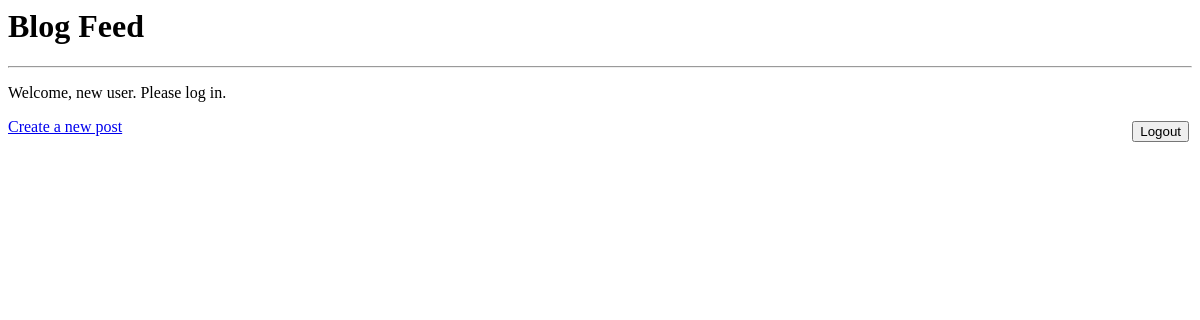
The app's page /blog/blogfeed/, older data.
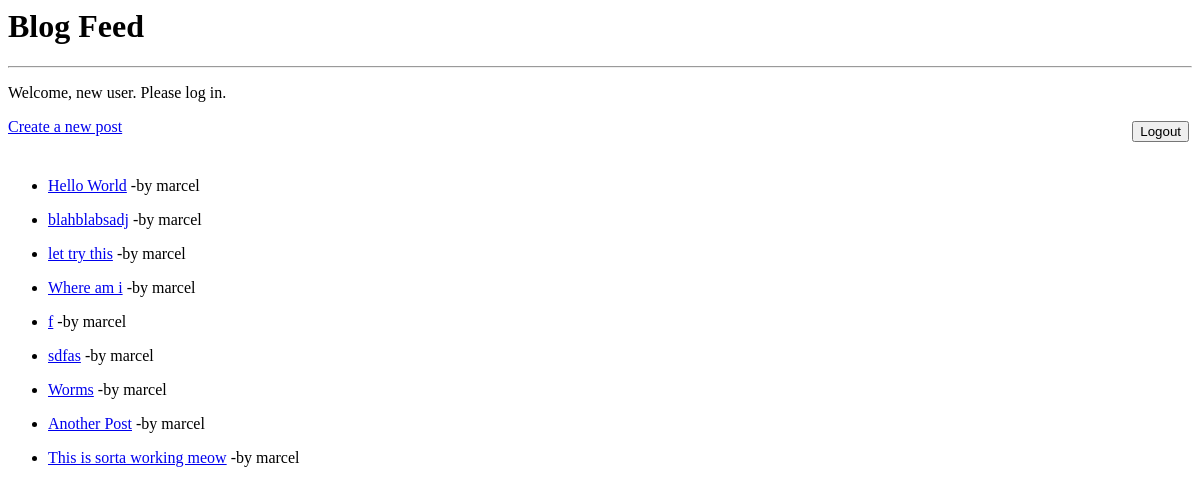
The same page, newer data.
### blog/models.py (models this page shows, shortened)
class BlogPost(models.Model):
    user = models.ForeignKey(User)
    title = models.CharField(max_length=100)
    body = models.TextField()
    timestamp = models.DateTimeField(auto_now=True)

### blog/views.py (the view)
def blogfeed(request):
    posts = BlogPost.objects.all()
    return render(request, 'blog/blogfeed.html', {'blog': posts})

### blog/templates/blog/blogfeed.html (shortened to what this page needs)
<h1>Blog Feed</h1>
<hr/>
{% if user.is_authenticated %}
    <p>Welcome, {{ user.get_username }}. Thanks for logging in.</p>
{% else %}
    <p>Welcome, new user. Please log in.</p>
{% endif %}
<div class="logout_div">
    <a href="{% url 'blog:makepost' %}">Create a new post</a>
    <form action="{% url 'blog:logout_view' %}" method="POST">
        <button type="submit"> Logout </button>
    </form>
</div>
<div>
    <ul>
        {% for blo in blog %}
            <li>
                <a href="{% url 'blog:singlepost' blo.id %}">{{blo.title}}</a>  -by {{blo.user}}</li>
        {% endfor %}
    </ul>
</div>

### blog/templates/blog/blogfeed.html (style rules this page uses)
button { margin:3px; }
.logout_div { display: flex; justify-content: space-between; }

Row changes from the older to the newer data that the page shows:
added BlogPost: title "Hello World", user "marcel"
added BlogPost: title "blahblabsadj", user "marcel"
added BlogPost: title "let try this", user "marcel"
added BlogPost: title "Where am i", user "marcel"
added BlogPost: title "f", user "marcel"
added BlogPost: title "sdfas", user "marcel"
added BlogPost: title "Worms", user "marcel"
added BlogPost: title "Another Post", user "marcel"
added BlogPost: title "This is sorta working meow", user "marcel"
